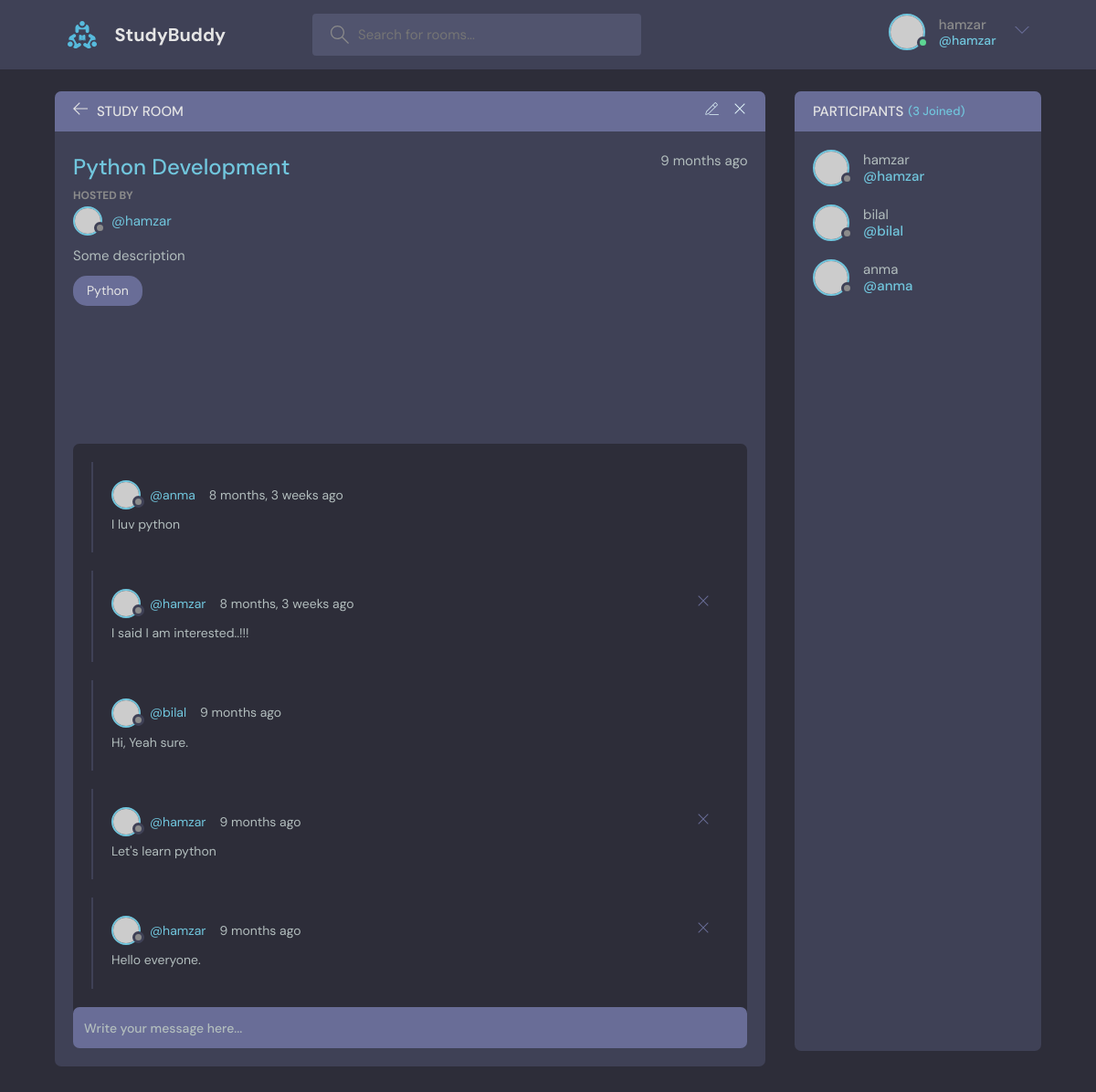
Screenshot of /room/1/ (signed in) with the database file from the repository.
### TestApp/models.py (models this page shows, shortened)
class Room(models.Model):
    topic=models.ForeignKey(Topic,on_delete=models.SET_NULL ,null=True)
    host=models.ForeignKey(User,on_delete=models.SET_NULL, null=True)
    participants=models.ManyToManyField(User,related_name='participants',blank=True)
    name=models.CharField(max_length=255)
    description=models.TextField(null=True, blank=True)
    updated_on=models.DateTimeField(auto_now=True)
    created_on=models.DateTimeField(auto_now_add=True)
    class Meta:
        ordering=['-updated_on','-created_on']
    def __str__(self):
        return self.name

class Topic(models.Model):
    name=models.CharField(max_length=255)
    def __str__(self):
        return self.name

class Message(models.Model):
    user=models.ForeignKey(User,on_delete=models.CASCADE)
    room=models.ForeignKey(Room,on_delete=models.CASCADE)
    body=models.TextField(null=False)
    updated_on=models.DateTimeField(auto_now=True)
    created_on=models.DateTimeField(auto_now_add=True)
    class Meta:
        ordering=['-updated_on','created_on']

### TestApp/views.py (the view, shortened to what this page needs)
# urls.py: path('room/<str:pk>/', views.room, name='room'),
def room(request,pk):
    room=Room.objects.get(id=pk)
    room_messages=room.message_set.all()
    participants=room.participants.all()
    context={'room' : room, 'room_messages':room_messages,'participants':participants}
    return render(request,'TestApp/RoomPage.html',context=context)

### TestApp/templates/TestApp/RoomPage.html (shortened to what this page needs)
{% extends 'Main.html' %} {% block content %}
<main class="profile-page layout layout--2">
    <div class="container">
        <div class="room">
            <div class="room__top">
                <div class="room__topLeft">
                    <a href="{% url 'home' %}">
                        <svg version="1.1" xmlns="http://www.w3.org/2000/svg" width="32" height="32" viewBox="0 0 32 32">
                            <title>arrow-left</title>
                            <path d="M13.723 2.286l-13.723 13.714 13.719 13.714 1.616-1.611-10.96-10.96h27.625v-2.286h-27.625l10.965-10.965-1.616-1.607z"></path>
                        </svg>
                    </a>
                    <h3>Study Room</h3>
                </div>
                <div class="room__topRight">
                    <a href="{% url 'update-room' room.id %}">
                    </a>
                    <a href="{% url 'delete-room' room.id %}">
                        <svg version="1.1" xmlns="http://www.w3.org/2000/svg" width="32" height="32" viewBox="0 0 32 32">
                            <title>remove</title>
                            <path d="M27.314 6.019l-1.333-1.333-9.98 9.981-9.981-9.981-1.333 1.333 9.981 9.981-9.981 9.98 1.333 1.333 9.981-9.98 9.98 9.98 1.333-1.333-9.98-9.98 9.98-9.981z"></path>
                        </svg>
                    </a>
                </div>
            </div>
            <div class="room__box scroll">
                <div class="room__header scroll">
                    <div class="room__info">
                        <h3>{{room}}</h3>
                        <span>{{room.created_on | timesince}} ago</span>
                    </div>
                    <div class="room__hosted">
                        <p>Hosted By</p>
                        <a href="{% url 'user-profile' room.host.id %}" class="room__author">
                            <div class="avatar avatar--small">
                                <img src="https://randomuser.me/api/portraits/men/37.jpg" />
                            </div>
                            <span>@{{room.host.username}}</span>
                        </a>
                    </div>
                    <div class="room__details">{{room.description}}</div>
                    <span class="room__topics">{{room.topic}}</span>
                </div>
                <div class="room__conversation">
                    <div class="threads scroll">
                        {% for message in room_messages %}
                        <div class="thread">
                            <div class="thread__top">
                                <div class="thread__author">
                                    <a href="{% url 'user-profile' message.user.id %} " class="thread__authorInfo">
                                        <div class="avatar avatar--small">
                                            <img src="https://randomuser.me/api/portraits/men/37.jpg" />
                                        </div>
                                        <span>@{{message.user}}</span>
                                    </a>
                                    <span class="thread__date">{{message.created_on | timesince}} ago</span>
                                </div>
                                {% if message.user == request.user %}
                                <div class="thread__delete">
                                    <a href="{% url 'delete-message' message.id %}"
                                        ><svg version="1.1" xmlns="http://www.w3.org/2000/svg" width="32" height="32" viewBox="0 0 32 32">
                                            <title>remove</title>
                                            <path
                                                d="M27.314 6.019l-1.333-1.333-9.98 9.981-9.981-9.981-1.333 1.333 9.981 9.981-9.981 9.98 1.333 1.333 9.981-9.98 9.98 9.98 1.333-1.333-9.98-9.98 9.98-9.981z"
                                            ></path>
                                        </svg>
                                    </a>
                                </div>
                                {% endif %}
                            </div>
                            <div class="thread__details">{{message.body}}</div>
                        </div>
                        {% endfor %}
                    </div>
                </div>
            </div>
            {% if request.user.is_authenticated %}
            <div class="room__message">
                <form action="" method="POST">
                    <input type="text" name="body" placeholder="Write your message here..." />
                </form>
            </div>
            {% endif %}
        </div>
        <div class="participants">
            <h3 class="participants__top">Participants <span>({{participants.count}} Joined)</span></h3>
            <div class="participants__list scroll">
                {% for participant in participants %}
                <a href="{% url 'user-profile' participant.id %}" class="participant">
                    <div class="avatar avatar--medium">
                        <img src="https://randomuser.me/api/portraits/men/37.jpg" />
                    </div>
                    <p>
                        {{participant}}
                        <span>@{{participant}}</span>
                    </p>
                </a>
                {% endfor %}
            </div>
        </div>
    </div>
</main>
{% endblock content %}

### templates/NavBar.html (shortened to what this page needs)
{% load static %}
<header class="header header--loggedIn">
    <div class="container">
        <a href="{% url 'home' %}" class="header__logo">
            <img src="{% static 'images/logo.svg' %}" />
            <h1>StudyBuddy</h1>
        </a>
        <form class="header__search" method="GET" action="{% url 'home' %}">
            <label>
                <input type="text" name="q" placeholder="Search for rooms..." />
            </label>
        </form>
        <nav class="header__menu">
            {% if request.user.is_authenticated %}
            <div class="header__user">
                <a href="{% url 'user-profile' request.user.id %}">
                    <div class="avatar avatar--medium active">
                        <img src="https://randomuser.me/api/portraits/men/37.jpg" />
                    </div>
                    <p>{{request.user}} <span>@{{request.user}}</span></p>
                </a>
                <button class="dropdown-button">
                    <svg version="1.1" xmlns="http://www.w3.org/2000/svg" width="32" height="32" viewBox="0 0 32 32">
                        <title>chevron-down</title>
                        <path d="M16 21l-13-13h-3l16 16 16-16h-3l-13 13z"></path>
                    </svg>
                </button>
            </div>
            {% else %}
            <a href="{% url 'login' %} ">
                <img src="{% static 'images/avatar.svg'%}" />
                <p>Login</p>
            </a>
            {% endif %}
        </nav>
    </div>
</header>

### rows the page displays
Room: name "Python Development", created_on "9 months", host.username "hamzar", description "Some description", topic "Python"
Message: user "anma", created_on "8 months, 3 weeks", body "I luv python"
Message: user "hamzar", created_on "8 months, 3 weeks", body "I said I am interested..!!!"
Message: user "bilal", created_on "9 months", body "Hi, Yeah sure."
Message: user "hamzar", created_on "9 months", body "Let's learn python"
Message: user "hamzar", created_on "9 months", body "Hello everyone."

### other values shown
{{ request.user }} "hamzar"
{{ participants.count }} "3"
{{ participant }} "hamzar"
{{ participant }} "bilal"
{{ participant }} "anma"
